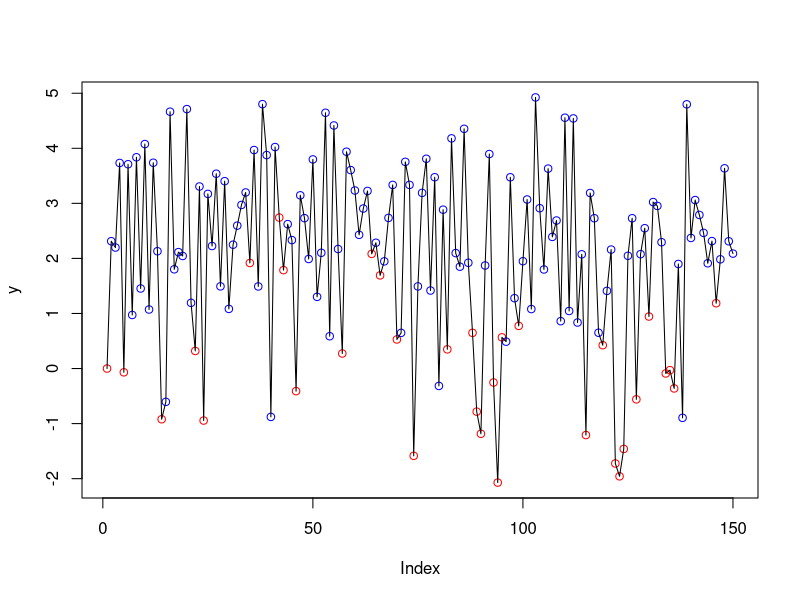
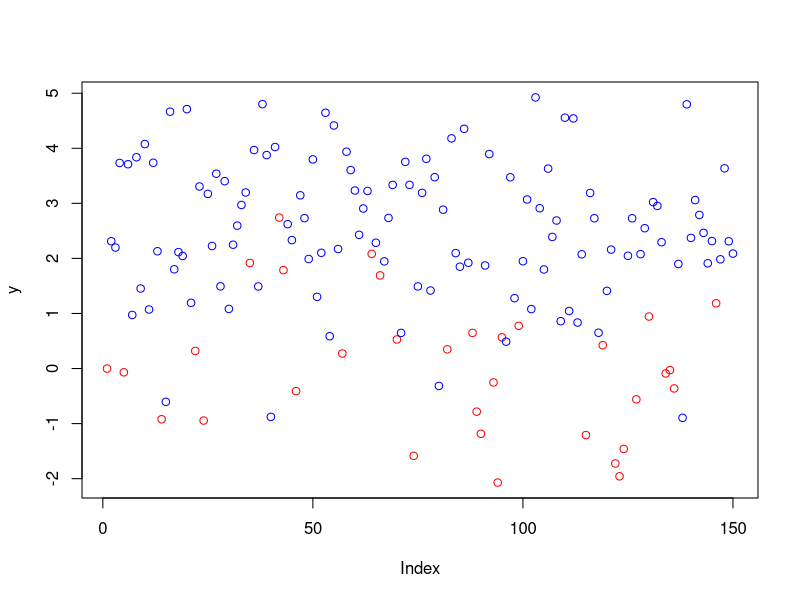
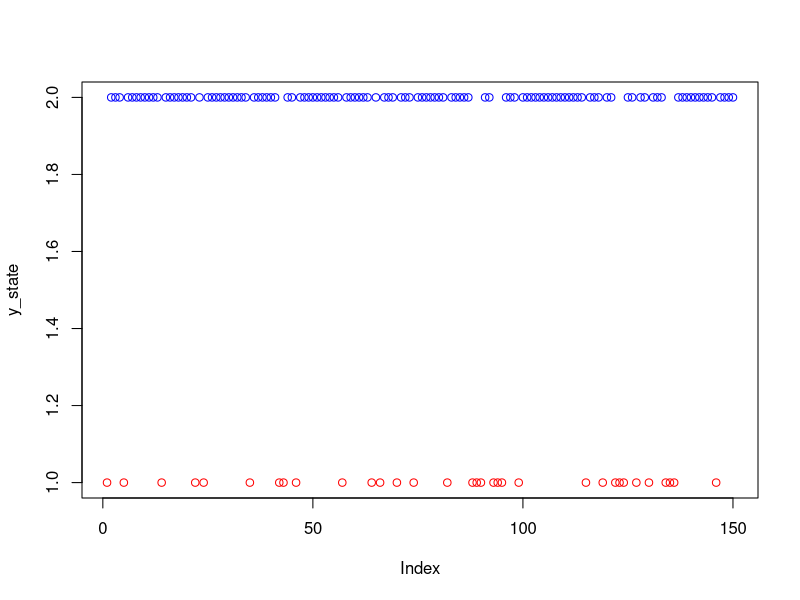
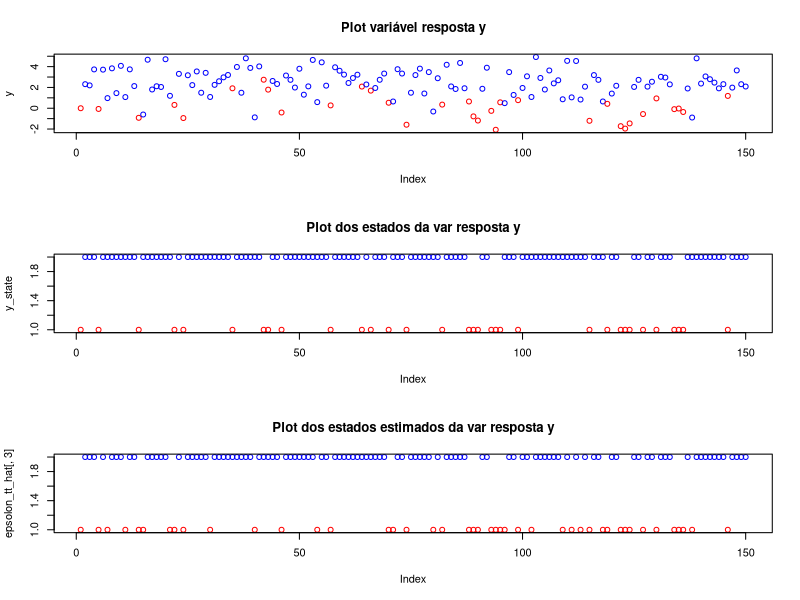
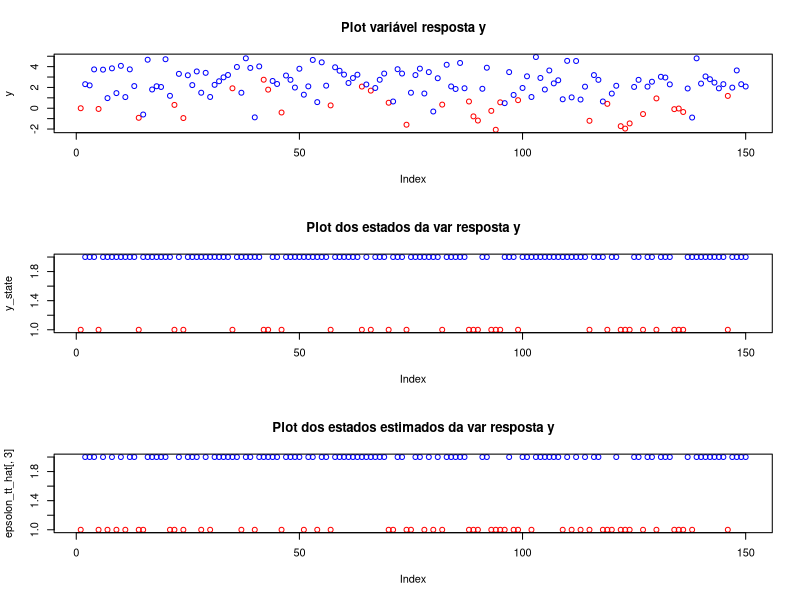

R code for these plots, in order:
#Ex 1
#################################################
#####################CASO IID####################
#################################################
#Algoritmo EM para maximização de Log Verossimilhanças (caso AR(1))
set.seed(43985)
n_states=2 #define num estados
TT=150 #define quantos observações de yt temos
y_1=vector()
y_2=vector()
phi_1=0.3
phi_2=-0.6
c1=0
c2=4
y_1[1]=c1
for (j in 2:TT){
  y_1[j]=c1+phi_1*y_1[j-1]+rnorm(1,0.1,1.1)
}
y_2[1]=c2
for (j in 2:TT){
  y_2[j]=c2+phi_2*y_2[j-1]+rnorm(1,0.1,1.1)
}
y=vector()
y_state=vector()
init_state=1
y[1]=y_1[1]
y_state[1]=init_state
p11=1/4
p22=3/4
p12=1-p11
p21=1-p22
P=matrix(data = c(p11,p12,p21,p22),ncol = 2)
P

#simulando dados
for (t in 2:TT){
  if(y_state[t-1]==1) ind_state=rbinom(1,1,p11) #define estado 1 como sucesso em uma dist de bernoulli
  if(y_state[t-1]==2) ind_state=rbinom(1,1,p21)
  
  if(ind_state==1){y[t]=y_1[t];y_state[t]=1}
  if(ind_state==0){y[t]=y_2[t];y_state[t]=2}
}
#par(mfrow=c(1,1))
plot(y,col = ifelse(y_state == 1,'red','blue'))
lines(y)
plot(y,col = ifelse(y_state == 1,'red','blue'))
plot(y_state,col = ifelse(y_state == 1,'red','blue'))
sum(y_state==1)/TT

#estimando parametros
#sabendo que existem 2 estados e sendo que var resposta para ambos vem de uma dist normal
mu_space=seq(-5,5,0.2)
sigma_space=seq(-5,5,0.2)
pi_space=seq(0,1,0.01)
mu_hat=rep(0,n_states)
sigma_hat=rep(0,n_states)
p_hat=rep(0,n_states)
pi_hat=rep(0,n_states)
sd_y=sd(y)
mean_y=mean(y)
#inicializando probabilidades de cada estado
epsolon_tt_hat=matrix(data = NA,ncol = n_states,nrow = TT)
epsolon_tt_hat[1,]=t(c(0.5,0.5))
ni=pnorm(y,)
L=rep(-Inf,n_states)
L1=vector()
L2=vector()
state_hat=vector()

#supondo que sabemos o vetor de parâmetros real e a distribuição da variável resposta em cada estado
p1_hat=dnorm(y,mean = c1/(1-phi_1),sd = 1.1/sqrt(1-phi_1^2))
p2_hat=dnorm(y,mean = c2/(1-phi_2),sd = 1.1/sqrt(1-phi_2^2))
epsolon_tt_hat=matrix(NA,ncol = n_states+1,nrow = TT)
epsolon_tt_hat[,1]=p1_hat
epsolon_tt_hat[,2]=p2_hat
epsolon_tt_hat[,3]=2
y_state_hat=vector(length = TT)
epsolon_tt_hat[epsolon_tt_hat[,1]>=epsolon_tt_hat[,2],3]=1
par(mfrow=c(3,1))
par(mfrow=c(3,1))
plot(y,col = ifelse(y_state == 1,'red','blue'),main = "Plot variável resposta y")
plot(y_state,col = ifelse(y_state == 1,'red','blue'),main = "Plot dos estados da var resposta y")
plot(epsolon_tt_hat[,3],col = ifelse(epsolon_tt_hat[,3] == 1,'red','blue'),main = "Plot dos estados estimados da var resposta y")
sum(epsolon_tt_hat[,3]==y_state)/TT

#supondo que sei apenas a distribuição da var resposta y (Inferência ótima)
init_mu1=-5
init_sd1=2
init_mu2=5
init_sd2=2
pi1=sum(dnorm(y,mean = init_mu1,sd = init_sd1))/TT
pi2=sum(dnorm(y,mean = init_mu2,sd = init_sd2))/TT
init_state=1
n_max_test=100
teta_hat=matrix(NA,ncol = 3*n_states+1,nrow = n_max_test)
teta_hat[1,]=c(init_mu1,init_mu2,init_sd1,init_sd2,pi1,pi2,init_state)
epsolon_tt_hat1=vector()
epsolon_tt_hat2=vector()
L=matrix(NA,nrow = n_max_test,ncol = n_states)
L[1,]=c(0,0)


#NAO RODAR AQUI PRA BAIXO, TÁ ERRADO!







#########################################
#################smoothed inference######
#########################################
for (k in 2:n_max_test){
  epsolon_tt_hat1=dnorm(y,mean = teta_hat[k-1,1],sd = teta_hat[k-1,3])
  epsolon_tt_hat2=dnorm(y,mean = teta_hat[k-1,2],sd = teta_hat[k-1,4])
  epsolon_tt_hat1=epsolon_tt_hat1/(epsolon_tt_hat1+epsolon_tt_hat2)
  epsolon_tt_hat2=epsolon_tt_hat2/(epsolon_tt_hat1+epsolon_tt_hat2)
  teta_hat[k,1]=sum(y*epsolon_tt_hat1)/sum(epsolon_tt_hat1)
  teta_hat[k,2]=sum(y*epsolon_tt_hat2)/sum(epsolon_tt_hat2)
  teta_hat[k,3]=sum(((y-teta_hat[k,1])^2)*epsolon_tt_hat1)/sum(epsolon_tt_hat1)
  teta_hat[k,4]=sum(((y-teta_hat[k,2])^2)*epsolon_tt_hat2)/sum(epsolon_tt_hat2)
  teta_hat[k,5]=sum(epsolon_tt_hat1)/sum(epsolon_tt_hat1+epsolon_tt_hat2)
  teta_hat[k,6]=sum(epsolon_tt_hat2)/sum(epsolon_tt_hat1+epsolon_tt_hat2)
  
  L[k,1]=-sum(log(teta_hat[k,5]/sqrt(2*pi*sqrt(teta_hat[k,3])))) + sum((y-teta_hat[k,1])^2)/(2*teta_hat[k,1]^2)
  L[k,2]=-sum(log(teta_hat[k,6]/sqrt(2*pi*sqrt(teta_hat[k,4])))) + sum((y-teta_hat[k,2])^2)/(2*teta_hat[k,2]^2)
}

p1_hat=dnorm(y,mean = 0.06227823,sd = sqrt(1.0413993))
p2_hat=dnorm(y,mean = 2.964843,sd = sqrt(0.8198346001))
epsolon_tt_hat=matrix(NA,ncol = n_states+1,nrow = TT)
epsolon_tt_hat[,1]=p1_hat
epsolon_tt_hat[,2]=p2_hat
epsolon_tt_hat[,3]=2
y_state_hat=vector(length = TT)
epsolon_tt_hat[epsolon_tt_hat[,1]>=epsolon_tt_hat[,2],3]=1
par(mfrow=c(3,1))
plot(y,col = ifelse(y_state == 1,'red','blue'),main = "Plot variável resposta y")
plot(y_state,col = ifelse(y_state == 1,'red','blue'),main = "Plot dos estados da var resposta y")
plot(epsolon_tt_hat[,3],col = ifelse(epsolon_tt_hat[,3] == 1,'red','blue'),main = "Plot dos estados estimados da var resposta y")
sum(epsolon_tt_hat[,3]==y_state)/TT
count_11_hat=0
count_22_hat=0
for(l in 2:TT){
  if(epsolon_tt_hat[l,3]==epsolon_tt_hat[l-1,3] && epsolon_tt_hat[l,3]==1)count_11_hat=count_11_hat+1
  if(epsolon_tt_hat[l,3]==epsolon_tt_hat[l-1,3] && epsolon_tt_hat[l,3]==2)count_22_hat=count_22_hat+1
}
p11_hat=count_11_hat/sum(epsolon_tt_hat[,3]==1)
p22_hat=count_22_hat/sum(epsolon_tt_hat[,3]==2)
P_hat=matrix(data = c(p11_hat,1-p11_hat,1-p22_hat,p22_hat),ncol = 2)

